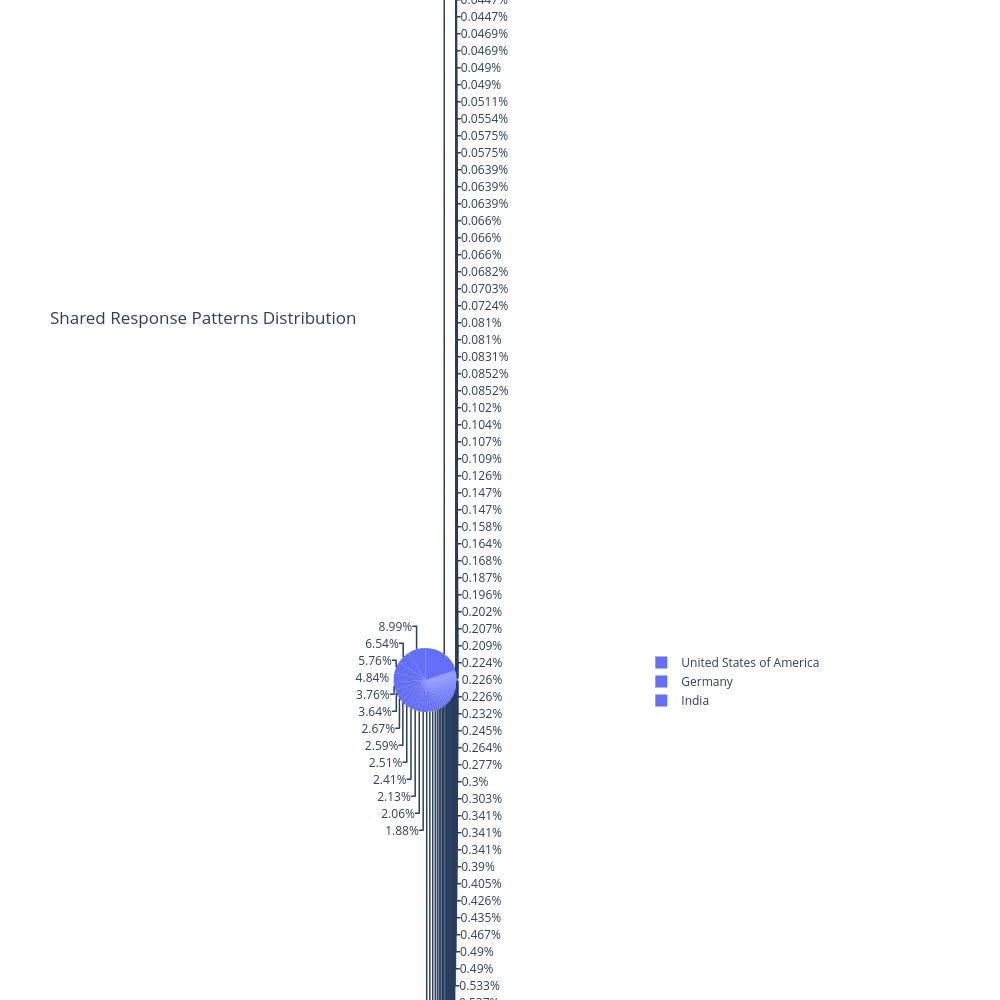

Notebook source saved alongside this figure:
### Markdown cell above
### Task 3: Visualize Shared Response Patterns
1. Create visualizations to show the distribution of shared response patterns across different categories.
2. Use bar charts or pie charts to represent the distribution of respondents who share identical values for MainBranch, Employment, and RemoteWork, grouped by Country and Employment.

### Code cell
import plotly.express as px
pattern_data = (
    df.groupby(["MainBranch", "Employment", "RemoteWork", "Country"])
      .size()
      .to_frame("count")
      .reset_index()
)

share_data = pattern_data[pattern_data["count"] > 1]

fig = px.pie(
    share_data,
    names="Country",
    values="count",
    color="Employment",
    title="Shared Response Patterns Distribution"
)
fig.update_layout(
    width=1000,
    height=1000
)
fig.show()

### Figure 1 — Plotly figure (JSON) as saved in the notebook; plotly's stock layout.template omitted (floating-point values rounded to 4 significant figures; data arrays with more than 128 entries replaced by an {"elided": "..."} marker saying what was removed)
{"data": [{"customdata": {"elided": "2175x1 str values"}, "domain": {"x": [0, 1], "y": [0, 1]}, "hovertemplate": "Country=%{label}<br>count=%{value}<br>Employment=%{customdata[0]}<extra></extra>", "labels": {"elided": "2175 str values"}, "legendgroup": "", "marker": {"colors": {"elided": "2175 str values"}}, "name": "", "showlegend": true, "type": "pie", "values": {"elided": "2175 int values"}}], "layout": {"height": 1000, "legend": {"tracegroupgap": 0}, "title": {"text": "Shared Response Patterns Distribution"}, "width": 1000}}
